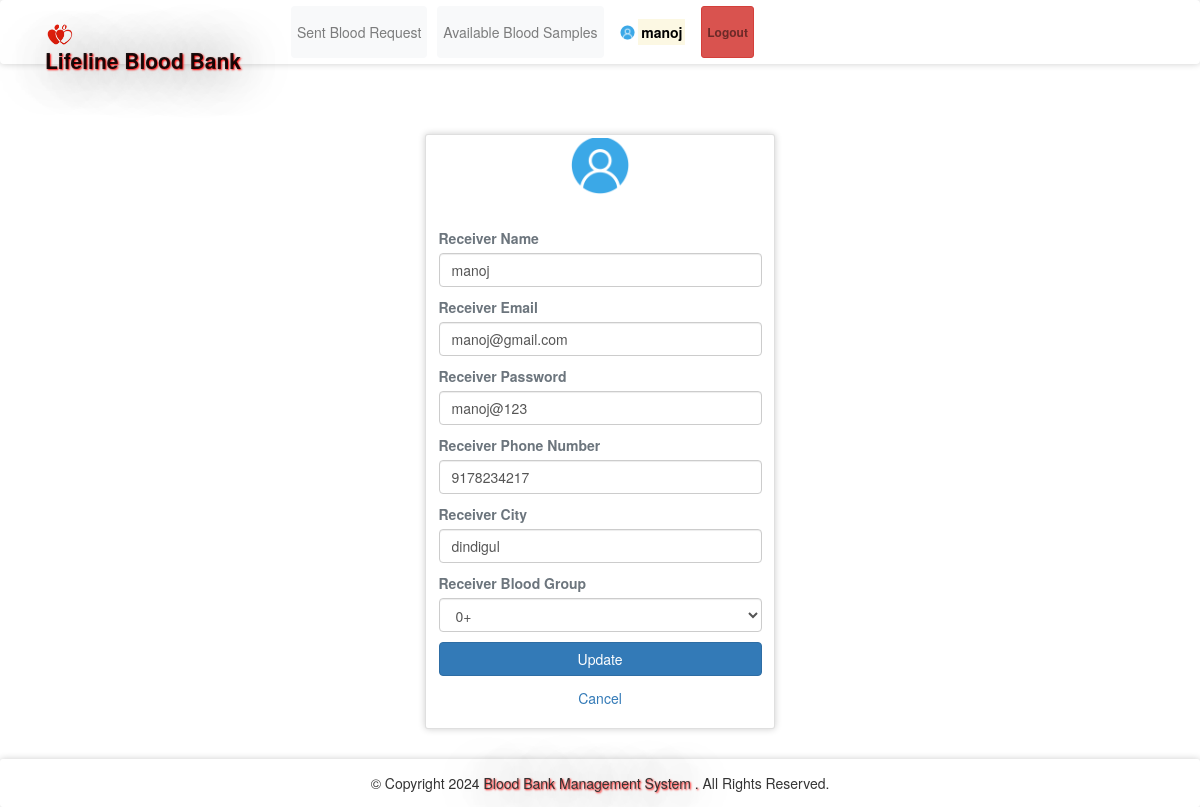
The page /rprofile.php (signed in) on the database its author committed.
### tables this page shows
CREATE TABLE `receivers` (
  `id` int(11) NOT NULL,
  `rname` varchar(100) NOT NULL,
  `remail` varchar(100) NOT NULL,
  `rpassword` varchar(100) NOT NULL,
  `rphone` varchar(100) NOT NULL,
  `rbg` varchar(10) NOT NULL,
  `rcity` varchar(100) NOT NULL
);

### rprofile.php (the view, shortened to what this page needs)
<?php
require 'file/connection.php';
if(!isset($_SESSION['rid']))
{
  header('location:login.php');
}
else {
	if(isset($_SESSION['rid'])){
		$id=$_SESSION['rid'];
		$sql = "SELECT * FROM receivers WHERE id='$id'";
		$result = mysqli_query($conn, $sql);
		$row = mysqli_fetch_array($result);
	}
}
?>
<!DOCTYPE html>
<html>
<?php require 'head.php';?>
<body>
	<?php require 'header.php'; ?>
	<div class="container cont">
		<div class="row justify-content-center">
			<div class="col-lg-4 col-md-6 col-sm-8 mb-5">
				<div class="card">
					<div class="media justify-content-center mt-1">
						<img src="image/user.png" alt="profile" class="rounded-circle" width="60" height="60">
					</div>
					<div class="card-body">
					   <form action="file/updateprofile.php" method="post">
					   	<label class="text-muted font-weight-bold" class="text-muted font-weight-bold">Receiver Name</label>
						<input type="text" name="rname" value="<?php echo $row['rname']; ?>" class="form-control mb-3">
						<label class="text-muted font-weight-bold" class="text-muted font-weight-bold">Receiver Email</label>
						<input type="email" name="remail" value="<?php echo $row['remail']; ?>" class="form-control mb-3">
						<label class="text-muted font-weight-bold" class="text-muted font-weight-bold">Receiver Password</label>
						<input type="text" name="rpassword" value="<?php echo $row['rpassword']; ?>" class="form-control mb-3">
						<label class="text-muted font-weight-bold" class="text-muted font-weight-bold">Receiver Phone Number</label>
						<input type="text" name="rphone" value="<?php echo $row['rphone']; ?>" class="form-control mb-3">
						<label class="text-muted font-weight-bold" class="text-muted font-weight-bold">Receiver City</label>
						<input type="text" name="rcity" value="<?php echo $row['rcity']; ?>" class="form-control mb-3">
						<label class="text-muted font-weight-bold" class="text-muted font-weight-bold">Receiver Blood Group</label>
						<select class="form-control mb-3" name="bg" required>
                             <option selected><?php echo $row['rbg']; ?></option>
                        </select>
						<input type="submit" name="update" class="btn btn-block btn-primary" value="Update">
					   </form>
					</div>
					<a href="index.php" class="text-center">Cancel</a><br>
				</div>
			</div>
		</div>
	</div>
	<?php require 'footer.php'; ?>
</body>
</html>

### style.css (style rules this page uses)
.cont { padding-top: 40px; text-align: justify; font-size: 1em; }
.card ,nav, .footer,tr,video { border-radius: 3px; transition: all 200ms ease-out; box-shadow: 0px 0px 7px rgba(0, 0, 0, 0.2); }
.rounded-circle { margin-top: -2.5px; }
form { padding-top: 20px; }
a:link { text-decoration: none; }

### rows shown on the page
receivers: rname "manoj", remail "manoj@gmail.com", rpassword "manoj@123", rphone "9178234217", rcity "dindigul", bg "0+"

### other values the page prints
$_SESSION['rname'] "manoj"
